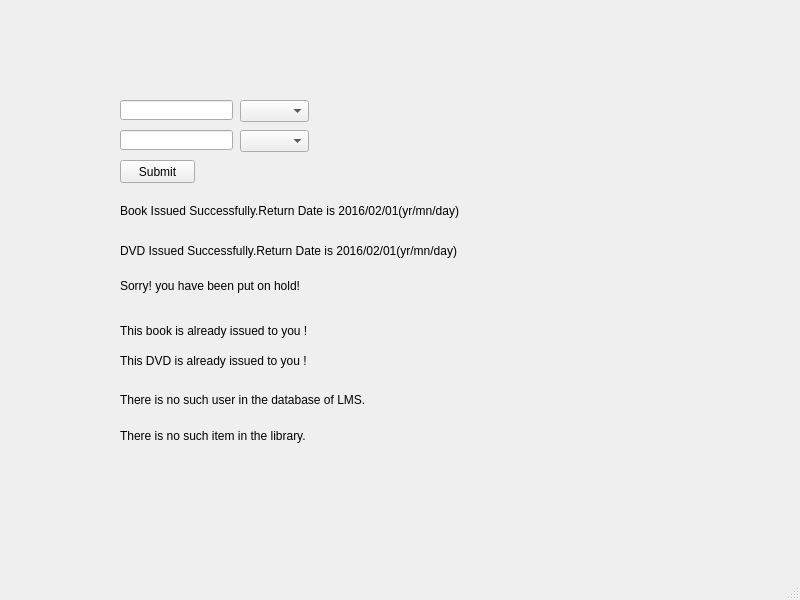
<?xml version="1.0" encoding="UTF-8"?>
<ui version="4.0">
 <class>checkoutitemclerk</class>
 <widget class="QMainWindow" name="checkoutitemclerk">
  <property name="geometry">
   <rect>
    <x>0</x>
    <y>0</y>
    <width>800</width>
    <height>600</height>
   </rect>
  </property>
  <property name="windowTitle">
   <string>MainWindow</string>
  </property>
  <widget class="QWidget" name="centralwidget">
   <widget class="QComboBox" name="comboBox_2">
    <property name="geometry">
     <rect>
      <x>240</x>
      <y>130</y>
      <width>69</width>
      <height>22</height>
     </rect>
    </property>
   </widget>
   <widget class="QLabel" name="label6">
    <property name="geometry">
     <rect>
      <x>120</x>
      <y>390</y>
      <width>491</width>
      <height>20</height>
     </rect>
    </property>
    <property name="styleSheet">
     <string notr="true">font: 75 18pt &quot;MS Shell Dlg 2&quot;;</string>
    </property>
    <property name="text">
     <string>There is no such user in the database of LMS.</string>
    </property>
   </widget>
   <widget class="QLabel" name="label2">
    <property name="geometry">
     <rect>
      <x>120</x>
      <y>230</y>
      <width>601</width>
      <height>41</height>
     </rect>
    </property>
    <property name="styleSheet">
     <string notr="true">font: 75 16pt &quot;MS Shell Dlg 2&quot;;</string>
    </property>
    <property name="text">
     <string>DVD Issued Successfully.Return Date is 2016/02/01(yr/mn/day)</string>
    </property>
   </widget>
   <widget class="QLabel" name="label4">
    <property name="geometry">
     <rect>
      <x>120</x>
      <y>310</y>
      <width>331</width>
      <height>41</height>
     </rect>
    </property>
    <property name="styleSheet">
     <string notr="true">font: 75 16pt &quot;MS Shell Dlg 2&quot;;</string>
    </property>
    <property name="text">
     <string>This book is already issued to you !</string>
    </property>
   </widget>
   <widget class="QLabel" name="label5">
    <property name="geometry">
     <rect>
      <x>120</x>
      <y>340</y>
      <width>331</width>
      <height>41</height>
     </rect>
    </property>
    <property name="styleSheet">
     <string notr="true">font: 75 16pt &quot;MS Shell Dlg 2&quot;;</string>
    </property>
    <property name="text">
     <string>This DVD is already issued to you !</string>
    </property>
   </widget>
   <widget class="QLineEdit" name="lineEdit_2">
    <property name="geometry">
     <rect>
      <x>120</x>
      <y>130</y>
      <width>113</width>
      <height>20</height>
     </rect>
    </property>
   </widget>
   <widget class="QLineEdit" name="lineEdit">
    <property name="geometry">
     <rect>
      <x>120</x>
      <y>100</y>
      <width>113</width>
      <height>20</height>
     </rect>
    </property>
   </widget>
   <widget class="QLabel" name="label3">
    <property name="geometry">
     <rect>
      <x>120</x>
      <y>260</y>
      <width>341</width>
      <height>51</height>
     </rect>
    </property>
    <property name="styleSheet">
     <string notr="true">font: 75 16pt &quot;MS Shell Dlg 2&quot;;</string>
    </property>
    <property name="text">
     <string>Sorry! you have been put on hold!</string>
    </property>
   </widget>
   <widget class="QComboBox" name="comboBox">
    <property name="geometry">
     <rect>
      <x>240</x>
      <y>100</y>
      <width>69</width>
      <height>22</height>
     </rect>
    </property>
   </widget>
   <widget class="QLabel" name="label1">
    <property name="geometry">
     <rect>
      <x>120</x>
      <y>190</y>
      <width>601</width>
      <height>41</height>
     </rect>
    </property>
    <property name="styleSheet">
     <string notr="true">font: 75 16pt &quot;MS Shell Dlg 2&quot;;</string>
    </property>
    <property name="text">
     <string>Book Issued Successfully.Return Date is 2016/02/01(yr/mn/day)</string>
    </property>
   </widget>
   <widget class="QPushButton" name="pushButton">
    <property name="geometry">
     <rect>
      <x>120</x>
      <y>160</y>
      <width>75</width>
      <height>23</height>
     </rect>
    </property>
    <property name="text">
     <string>Submit</string>
    </property>
   </widget>
   <widget class="QLabel" name="label7">
    <property name="geometry">
     <rect>
      <x>120</x>
      <y>420</y>
      <width>351</width>
      <height>31</height>
     </rect>
    </property>
    <property name="styleSheet">
     <string notr="true">font: 75 16pt &quot;MS Shell Dlg 2&quot;;</string>
    </property>
    <property name="text">
     <string>There is no such item in the library.</string>
    </property>
   </widget>
  </widget>
  <widget class="QMenuBar" name="menubar">
   <property name="geometry">
    <rect>
     <x>0</x>
     <y>0</y>
     <width>800</width>
     <height>21</height>
    </rect>
   </property>
  </widget>
  <widget class="QStatusBar" name="statusbar"/>
 </widget>
 <resources/>
 <connections/>
</ui>
